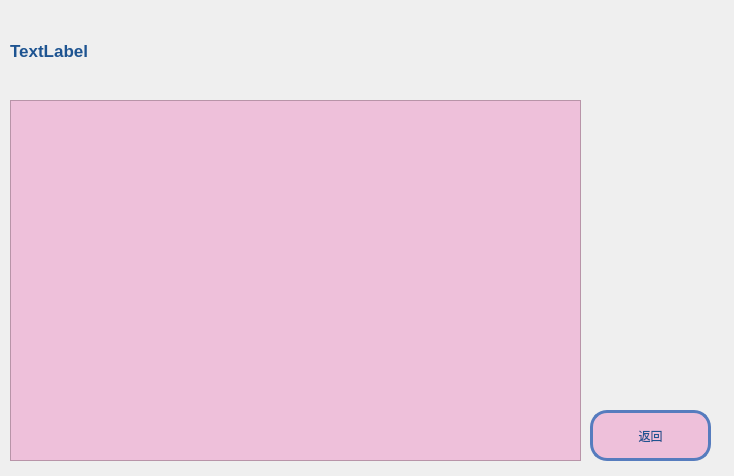
<?xml version="1.0" encoding="UTF-8"?>
<ui version="4.0">
 <class>word_words_book</class>
 <widget class="QWidget" name="word_words_book">
  <property name="geometry">
   <rect>
    <x>0</x>
    <y>0</y>
    <width>734</width>
    <height>476</height>
   </rect>
  </property>
  <property name="font">
   <font>
    <pointsize>9</pointsize>
   </font>
  </property>
  <property name="windowTitle">
   <string>单词本</string>
  </property>
  <property name="styleSheet">
   <string notr="true">#word_words_book{border-image: url(:/Yosemite-Color-Block.png);}</string>
  </property>
  <widget class="QPushButton" name="but_back">
   <property name="geometry">
    <rect>
     <x>590</x>
     <y>410</y>
     <width>121</width>
     <height>51</height>
    </rect>
   </property>
   <property name="styleSheet">
    <string notr="true">/**正常情况下样式**/
QPushButton{
	font: 15pt &quot;微软雅黑&quot;;
    color: #1e5491;
    background-color: #eec0da;
    border-color: #567cbe;
    border-radius: 17px;
    border-style: solid;
    border-width: 3px;
    padding: 5px;
}

/**鼠标停留在按钮上的样式**/
QPushButton::hover{	
    color: #1e5491;
    background-color: #c0a1cc;
    border-color: #567cbe;
}

/**鼠标按压下去的样式**/
QPushButton::pressed,QPushButton::checked{
    color: #eddfed;
    background-color: #1c58a3;
}

/**按钮失能情况下样式**/
QPushButton::disabled{
    color: #FFFFFF;
    background-color: #dcdde1;
    border-color: #dcdde1;
}
</string>
   </property>
   <property name="text">
    <string>返回</string>
   </property>
  </widget>
  <widget class="QLabel" name="label">
   <property name="geometry">
    <rect>
     <x>10</x>
     <y>20</y>
     <width>371</width>
     <height>61</height>
    </rect>
   </property>
   <property name="font">
    <font>
     <pointsize>13</pointsize>
     <weight>75</weight>
     <bold>true</bold>
    </font>
   </property>
   <property name="styleSheet">
    <string notr="true">color: rgb(30, 84, 145);</string>
   </property>
   <property name="text">
    <string>TextLabel</string>
   </property>
  </widget>
  <widget class="QTextBrowser" name="textBrowser">
   <property name="geometry">
    <rect>
     <x>10</x>
     <y>100</y>
     <width>571</width>
     <height>361</height>
    </rect>
   </property>
   <property name="font">
    <font>
     <pointsize>12</pointsize>
    </font>
   </property>
   <property name="styleSheet">
    <string notr="true">background-color: rgb(238, 192, 218);
color: rgb(30, 84, 145);</string>
   </property>
  </widget>
 </widget>
 <resources/>
 <connections/>
</ui>
